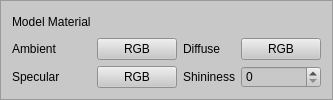
        <widget class="QFrame" name="frame">
         <property name="styleSheet">
          <string notr="true">background-color: rgb(200,200,200)</string>
         </property>
         <property name="frameShape">
          <enum>QFrame::StyledPanel</enum>
         </property>
         <property name="frameShadow">
          <enum>QFrame::Raised</enum>
         </property>
         <layout class="QGridLayout" name="gridLayout_3">
          <item row="0" column="0">
           <widget class="QLabel" name="label">
            <property name="text">
             <string>Model Material</string>
            </property>
           </widget>
          </item>
          <item row="1" column="0">
           <widget class="QLabel" name="label_2">
            <property name="text">
             <string>Ambient</string>
            </property>
           </widget>
          </item>
          <item row="1" column="1">
           <widget class="QPushButton" name="Mat_Ambient">
            <property name="text">
             <string>RGB</string>
            </property>
           </widget>
          </item>
          <item row="1" column="2">
           <widget class="QLabel" name="label_3">
            <property name="text">
             <string>Diffuse</string>
            </property>
           </widget>
          </item>
          <item row="1" column="3">
           <widget class="QPushButton" name="Mat_Diffuse">
            <property name="text">
             <string>RGB</string>
            </property>
           </widget>
          </item>
          <item row="2" column="0">
           <widget class="QLabel" name="label_4">
            <property name="text">
             <string>Specular</string>
            </property>
           </widget>
          </item>
          <item row="2" column="1">
           <widget class="QPushButton" name="Mat_Specular">
            <property name="text">
             <string>RGB</string>
            </property>
           </widget>
          </item>
          <item row="2" column="2">
           <widget class="QLabel" name="label_5">
            <property name="text">
             <string>Shininess</string>
            </property>
           </widget>
          </item>
          <item row="2" column="3">
           <widget class="QSpinBox" name="Mat_Shininess">
            <property name="maximum">
             <number>128</number>
            </property>
           </widget>
          </item>
         </layout>
        </widget>
